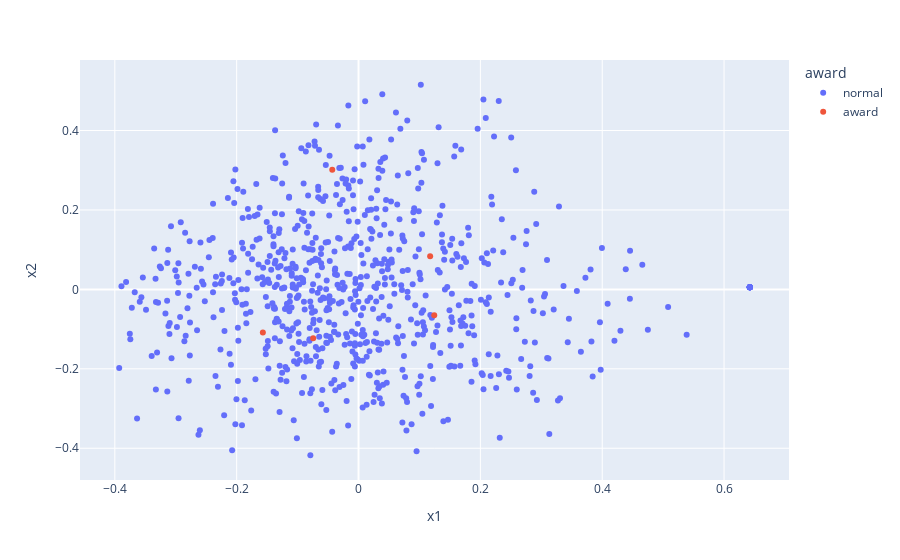

Notebook code for this chart:
### Code cell
import plotly.express as px
fig = px.scatter(pcx_2019, x="x1", y="x2", color="award", hover_data=[pcx_2019['title'].values])
fig.show()
fig.update_layout(title=f"Best Paper in 2019")
fig.write_html(f"BestPaper_2019(SBERT).html")

### Figure 1 — Plotly figure (JSON) as saved in the notebook; plotly's stock layout.template omitted (floating-point values rounded to 4 significant figures; data arrays with more than 128 entries replaced by an {"elided": "..."} marker saying what was removed)
{"data": [{"customdata": {"elided": "766x1 str values"}, "hovertemplate": "award=normal<br>x1=%{x}<br>x2=%{y}<br>hover_data_0=%{customdata[0]}<extra></extra>", "legendgroup": "normal", "marker": {"color": "#636efa", "symbol": "circle"}, "mode": "markers", "name": "normal", "orientation": "v", "showlegend": true, "type": "scatter", "x": {"elided": "766 float values"}, "xaxis": "x", "y": {"elided": "766 float values"}, "yaxis": "y"}, {"customdata": [["OpenKiwi: An Open Source Framework for Quality Estimation"], ["Zero-shot Word Sense Disambiguation using Sense Definition Embeddings"], ["Transferable Multi-Domain State Generator for Task-Oriented Dialogue Systems"], ["A Simple Theoretical Model of Importance for Summarization"], ["We need to talk about standard splits"]], "hovertemplate": "award=award<br>x1=%{x}<br>x2=%{y}<br>hover_data_0=%{customdata[0]}<extra></extra>", "legendgroup": "award", "marker": {"color": "#EF553B", "symbol": "circle"}, "mode": "markers", "name": "award", "orientation": "v", "showlegend": true, "type": "scatter", "x": [-0.157, -0.07441, -0.0431, 0.1176, 0.1243], "xaxis": "x", "y": [-0.1087, -0.1232, 0.3015, 0.08369, -0.06523], "yaxis": "y"}], "layout": {"legend": {"title": {"text": "award"}, "tracegroupgap": 0}, "margin": {"t": 60}, "xaxis": {"anchor": "y", "domain": [0, 1], "title": {"text": "x1"}}, "yaxis": {"anchor": "x", "domain": [0, 1], "title": {"text": "x2"}}}}
